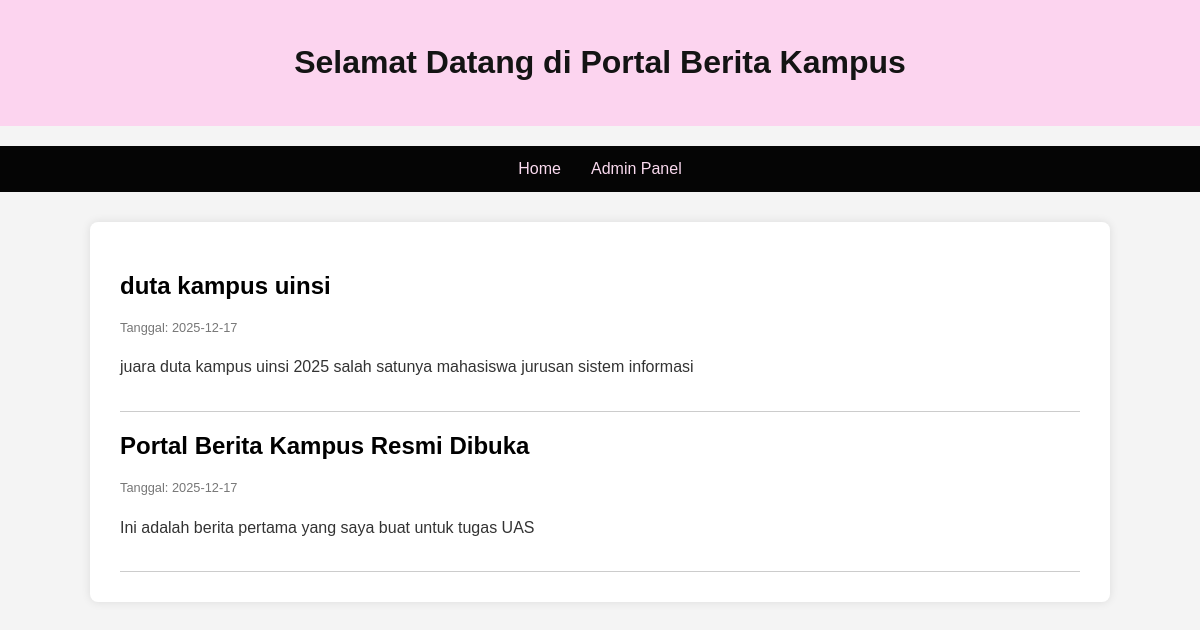
The page / on the database its author committed.
### tables this page shows
CREATE TABLE `berita` (
  `id_berita` int(11) NOT NULL,
  `judul` varchar(255) NOT NULL,
  `isi_berita` text NOT NULL,
  `tanggal` date NOT NULL,
  `id_kategori` int(11) NOT NULL
);

### index.php (the view, shortened to what this page needs)
<?php include 'koneksi.php'; ?>
<!DOCTYPE html>
<html lang="id">
<head>
    <link rel="stylesheet" href="style.css">
</head>
<body>
    <header>
        <h1>Selamat Datang di Portal Berita Kampus</h1>
    </header>
    <nav>
        <a href="index.php">Home</a>
        <a href="admin.php">Admin Panel</a>
    </nav>
    <div class="container">
        <?php
        $query = mysqli_query($koneksi, "SELECT * FROM berita ORDER BY id_berita DESC");
        while($data = mysqli_fetch_array($query)) {
        ?>
            <div class="berita-item">
                <h2><?php echo $data['judul']; ?></h2>
                <p class="tanggal">Tanggal: <?php echo $data['tanggal']; ?></p>
                <p><?php echo $data['isi_berita']; ?></p>
            </div>
        <?php } ?>
    </div>
</body>
</html>

### style.css (style rules this page uses)
body { font-family: Arial, sans-serif; line-height: 1.6; margin: 0; padding: 0; background-color: #f4f4f4; color: #333; }
header { background:hsl(320, 88%, 91%); color: #141414; padding: 1rem 0; text-align: center; margin-bottom: 20px; }
nav { display: flex; justify-content: center; background: #050505; padding: 10px; }
nav a { color: rgb(250, 218, 239); text-decoration: none; padding: 0 15px; }
.container { width: 80%; margin : 30px auto; overflow: hidden; background: #fff; padding: 30px; border-radius: 8px; box-shadow: 0 0 10px rgba(0,0,0,0.1); }
.berita-item { border-bottom: 1px solid #ccc; padding: 15px 0; }
.berita-item h2 { color: #000000; margin: 0; }
.tanggal { font-size: 0.8rem; color: #777; }

### rows shown on the page
berita: judul "duta kampus uinsi", tanggal "2025-12-17", isi_berita "juara duta kampus uinsi 2025 salah satunya mahasiswa jurusan sistem informasi"
berita: judul "Portal Berita Kampus Resmi Dibuka", tanggal "2025-12-17", isi_berita "Ini adalah berita pertama yang saya buat untuk tugas UAS"
